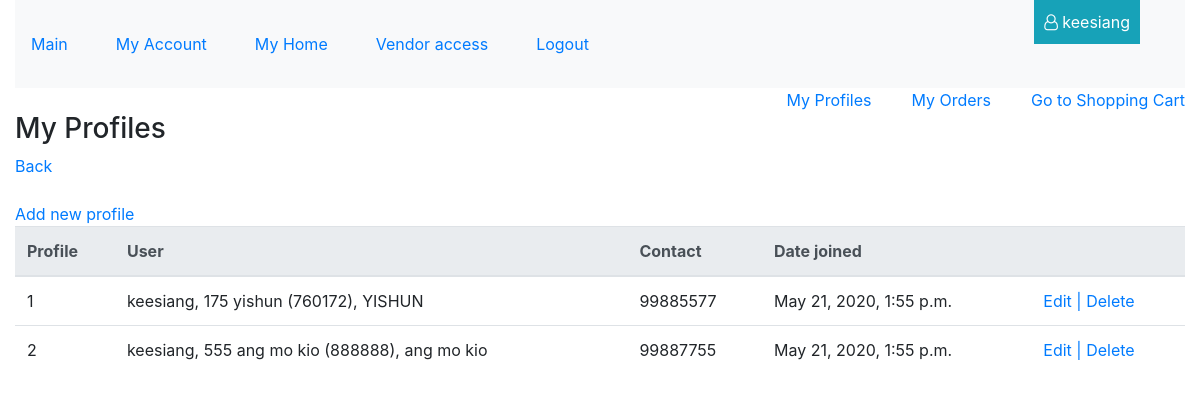
Screenshot of /my_profiles (signed in) with the database file from the repository.
### buyer/models.py (models this page shows)
class Buyer(models.Model):
    town = models.CharField(max_length=100, null=True, blank=False)
    postal_code = models.PositiveIntegerField(null=False, blank=False)
    block = models.PositiveSmallIntegerField( null=False, blank=False)
    street = models.CharField(max_length=254, null=False, blank=False)
    date_joined = models.DateTimeField(auto_now_add=True)
    contact = models.PositiveIntegerField(validators=[MinValueValidator(10000000), MaxValueValidator(99999999)], null=False, blank=False)
    user = models.ForeignKey(User, null=True, on_delete=models.SET_NULL)
    def __str__(self):
        return '%s, %s %s (%s), %s' % (self.user.username, self.block, self.street, self.postal_code, self.town)

### buyer/views.py (the view)
# urls.py: path('my_profiles', buyer.views.show_buyer_profiles, name="show_buyer_profiles_route"),
@login_required
def show_buyer_profiles(request):
    buyer_profiles = Buyer.objects.all().filter(user=request.user)
    return render(request, "buyer/buyer_profiles.html", {
        "objects": buyer_profiles
    })

### buyer/templates/buyer/buyer_profiles.html (shortened to what this page needs)
{% extends 'base_template.html' %}
{%block content%}
<div class="right-nav-parent">
    <nav class="right-nav" style="display:flex;">
        <ul>
            <li> <a href="{% url 'show_buyer_profiles_route' %}"> My Profiles </a> </li>
        </ul>
        <ul>
            <li> <a href="{% url 'view_order_history_route' %}"> My Orders </a> </li>
        </ul>
        <ul>
            <li> <a href="{% url 'view_cart_route' %}" target="_blank"> Go to Shopping Cart </a> </li>
        </ul>
    </nav>
</div>
<br>
<h3> My Profiles </h3>
<a href="{% url 'index_route' %}"> Back </a>
<br><br>
<div> <a href="{% url 'create_buyer_profile_route'  %}"> Add new profile </a> </div>
<table class="table table-hover table-responsive-lg">
    <thead class="thead-light">
        <th> Profile </th>
        <th> User </th>
        <th> Contact </th>
        <th> Date joined </th>
        <th> &nbsp; </th>
    </thead>
    {%for i in objects%}
    <tr>
        <td> {{forloop.counter}} </td>
        <td> {{i}} </td>
        <td> {{i.contact}} </td>
        <td> {{i.date_joined}} </td>
        <td> <a href="{% url 'edit_buyer_profile_route' buyer_id=i.id %}">Edit |</a>
            <a href="{% url 'delete_buyer_profile_route' buyer_id=i.id %}"> Delete </a>
        </td>
    </tr>
    {%endfor%}
</table>
{%endblock%}

### templates/base_template.html (shortened to what this page needs)
{% load static %}
<!doctype html>
<html lang="en">
  <head>
    <link rel="stylesheet" href="https://stackpath.bootstrapcdn.com/font-awesome/4.7.0/css/font-awesome.min.css">
    <link rel="stylesheet" href="https://stackpath.bootstrapcdn.com/bootstrap/4.5.0/css/bootstrap.min.css">
    <link rel="stylesheet" href="{% static 'style.css' %}">
  </head>
  <body>
    <header class="container-fluid">
        <nav class="navbar navbar-expand-lg navbar-light bg-light py-3">
            <div class="collapse navbar-collapse" id="navbarSupportedContent">
                <ul class="navbar-nav">
            {%if request.user.is_authenticated %}
                <li class="nav-item mr-5 my-3 "> <a href="{% url 'view_home_route' %}" >Main</a> </li>
                <li class="nav-item mr-5 my-3 "> <a href="{% url 'view_account_route' %}" >My Account</a> </li>
                <li class="nav-item mr-5 my-3 "> <a href="{% url 'index_route' %}"> My Home</a> </li>
                <li class="nav-item mr-5 my-3"> <a href="{% url 'view_vendor_profiles_route' %}"> Vendor access</a> </li>
                <li class="nav-item mr-5 my-3"> <a href="{% url 'account_logout' %}" > Logout</a> </li>
            {%else%}
                <li class="nav-item mr-5 my-3"> <a href="{% url 'account_signup' %}">Register</a> </li>
                <li class="nav-item mr-5 my-3"> <a href="{% url 'account_login' %}" >Login</a> </li>
            {%endif%}
                </ul>
            </div>
        </nav>
        {%if request.user.is_authenticated %}
        <div id="show-username" class="bg-info"> <i class="fa fa-user-o" aria-hidden="true"></i> {{request.user.username}}  </div>
        {%endif%}
    </header>
    <div class="container-fluid">
    {%block content%} {%endblock%}
    </div>
  </body>
</html>

### static/style.css (style rules this page uses)
body { background-color:white; }
a { text-decoration:none !important; }
#show-username { min-width:80px; position:absolute; top:0; right:5%; padding: 10px; color: white; }

### buyer/templates/buyer/buyer_profiles.html (style rules this page uses)
h3 { clear:left; }
.right-nav-parent { float:right; margin-bottom:20px; vertical-align:top; }
.right-nav ul { list-style:none; }

### rows the page displays
Buyer: user+block+street "keesiang, 175 yishun (760172), YISHUN", contact "99885577", date_joined "May 21, 2020, 1:55 p.m."
Buyer: user+block+street "keesiang, 555 ang mo kio (888888), ang mo kio", contact "99887755", date_joined "May 21, 2020, 1:55 p.m."

### other values shown
{{ request.user.username }} "keesiang"
